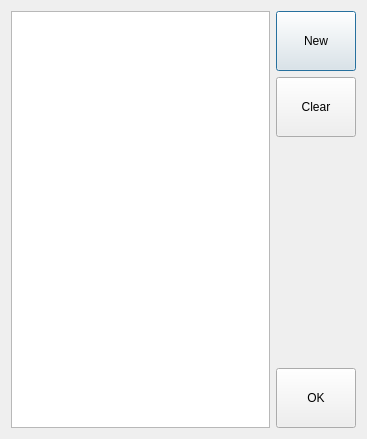
<?xml version="1.0" encoding="UTF-8"?>
<ui version="4.0">
 <author>Copyright 2010, Martin Koller</author>
 <class>EmployeesWidget</class>
 <widget class="QDialog" name="EmployeesWidget">
  <property name="geometry">
   <rect>
    <x>0</x>
    <y>0</y>
    <width>367</width>
    <height>439</height>
   </rect>
  </property>
  <property name="windowTitle">
   <string>Mitarbeiter</string>
  </property>
  <layout class="QGridLayout" name="gridLayout">
   <item row="0" column="0">
    <widget class="QTableView" name="tableView">
     <property name="sizePolicy">
      <sizepolicy hsizetype="Expanding" vsizetype="Expanding">
       <horstretch>0</horstretch>
       <verstretch>0</verstretch>
      </sizepolicy>
     </property>
     <property name="alternatingRowColors">
      <bool>true</bool>
     </property>
    </widget>
   </item>
   <item row="0" column="1">
    <layout class="QVBoxLayout" name="verticalLayout">
     <item>
      <widget class="QPushButton" name="plus">
       <property name="sizePolicy">
        <sizepolicy hsizetype="Preferred" vsizetype="Fixed">
         <horstretch>0</horstretch>
         <verstretch>0</verstretch>
        </sizepolicy>
       </property>
       <property name="minimumSize">
        <size>
         <width>0</width>
         <height>60</height>
        </size>
       </property>
       <property name="text">
        <string>New</string>
       </property>
       <property name="icon">
        <iconset resource="LillePOS.qrc">
         <normaloff>:/icons/new.png</normaloff>:/icons/new.png</iconset>
       </property>
       <property name="iconSize">
        <size>
         <width>32</width>
         <height>32</height>
        </size>
       </property>
      </widget>
     </item>
     <item>
      <widget class="QPushButton" name="minus">
       <property name="sizePolicy">
        <sizepolicy hsizetype="Preferred" vsizetype="Fixed">
         <horstretch>0</horstretch>
         <verstretch>0</verstretch>
        </sizepolicy>
       </property>
       <property name="minimumSize">
        <size>
         <width>0</width>
         <height>60</height>
        </size>
       </property>
       <property name="text">
        <string>Clear</string>
       </property>
       <property name="icon">
        <iconset resource="LillePOS.qrc">
         <normaloff>:/icons/eraser.png</normaloff>:/icons/eraser.png</iconset>
       </property>
      </widget>
     </item>
     <item>
      <spacer name="verticalSpacer">
       <property name="orientation">
        <enum>Qt::Vertical</enum>
       </property>
       <property name="sizeHint" stdset="0">
        <size>
         <width>20</width>
         <height>40</height>
        </size>
       </property>
      </spacer>
     </item>
     <item>
      <widget class="QPushButton" name="pushButton">
       <property name="minimumSize">
        <size>
         <width>0</width>
         <height>60</height>
        </size>
       </property>
       <property name="text">
        <string>OK</string>
       </property>
       <property name="icon">
        <iconset resource="LillePOS.qrc">
         <normaloff>:/icons/ok.png</normaloff>:/icons/ok.png</iconset>
       </property>
       <property name="iconSize">
        <size>
         <width>32</width>
         <height>32</height>
        </size>
       </property>
      </widget>
     </item>
    </layout>
   </item>
  </layout>
 </widget>
 <resources>
  <include location="LillePOS.qrc"/>
 </resources>
 <connections>
  <connection>
   <sender>pushButton</sender>
   <signal>clicked()</signal>
   <receiver>EmployeesWidget</receiver>
   <slot>accept()</slot>
   <hints>
    <hint type="sourcelabel">
     <x>320</x>
     <y>405</y>
    </hint>
    <hint type="destinationlabel">
     <x>349</x>
     <y>310</y>
    </hint>
   </hints>
  </connection>
 </connections>
</ui>
